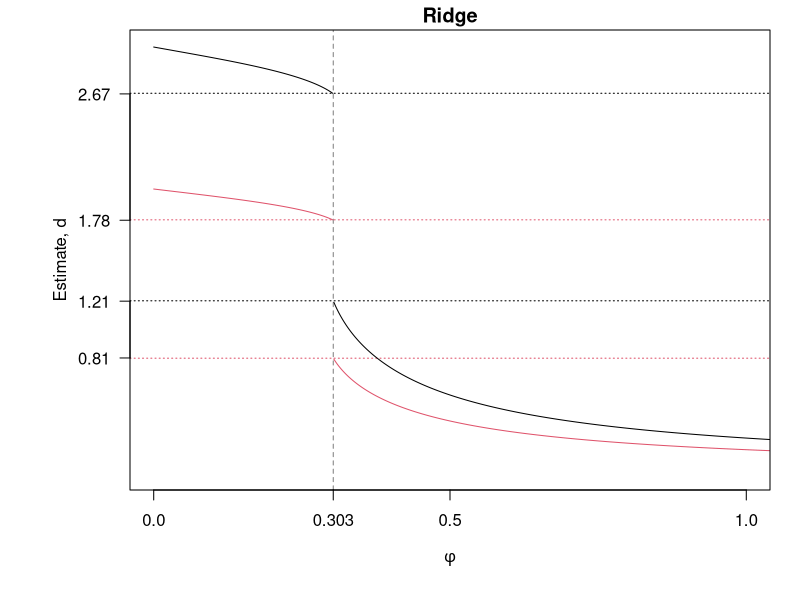
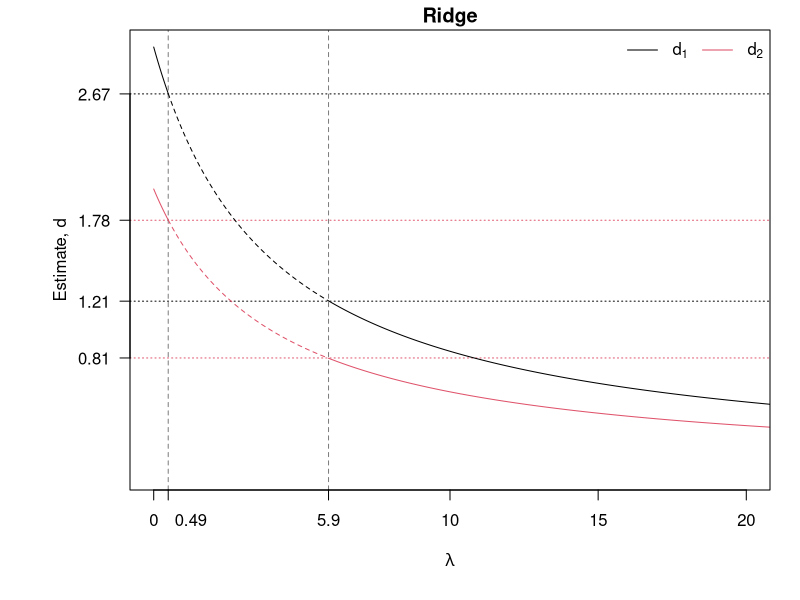

Reproduce these figures in R, in order. (Note: a time limit stopped this script after it produced the figures.)
library(lattice)

# Ridge ----
rho <- 0
s1 <- 0.5
s2 <- 0.5
m1 <- 3
m2 <- 2
V <- matrix(c(s1^2, s1*s2*rho, s1*s2*rho, s2^2),2,2)
Vinv <- solve(V)
m <- c(m1,m2)
f <- function(d, phi=1){log(1 + t(m-d) %*% Vinv %*% (m-d)) + phi*sum(d^2)}

get.ridge <- function(lambda){
  as.vector(solve( diag(rep(1,2)) + lambda*V ) %*% c(m1,m2) )}

quick.opt.ridge <- function(phix){
  gridlam <- seq(0,100, 0.1)
  fx <- function(lam){f(get.ridge(lam), phi=phix)}
  gridfx <- sapply(gridlam, fx)
  optim1 <- optimize(fx, sort( gridlam[order(gridfx)[1:2]] ) )
  c(get.ridge(optim1$minimum), lam=optim1$minimum)
}

get.lambda.ridge <- function(dvec){
  #	c(m1,m2) - dvec = lambda*V %*% dvec (come from ?)
  (c(m1,m2)-dvec)/((V %*% dvec)[,1])
}


phivals.ridge <- seq(0,2, l=1001)
alld.ridge <- sapply(phivals.ridge, function(phi){
  
  nlm1 <- nlm(function(d){f(d, phi=phi)}, c(m1,m2))
  nlm2 <- nlm(function(d){f(d, phi=phi)}, c(0,0))
  
  if(nlm1$min < nlm2$min){nlm.best <- nlm1} else { nlm.best <- nlm2 }
  qq <- quick.opt.ridge(phi)
  
  if(f(qq[1:2], phi) < nlm.best$min){
    nlm.best$estimate <- qq[1:2]
    nlm.best$minimum <- f(qq[1:2], phi)
  }
  
  c(nlm.best$estimate, nlm.best$min, phi=phi)
})


all.lam.lambda.ridge <- sapply( phivals.ridge, function(phi){get.lambda.ridge(quick.opt.ridge(phi)[1:2])})
all.lam.ridge <- colMeans(all.lam.lambda.ridge)

par(mar=c(4,5,0,0)+1.5)
# phi version plot ----
mycut <- 0.303
plot(phivals.ridge, alld.ridge[1,], ylim=c(0,3), xlim=c(0,1),
     xlab=expression(phi), ylab="Estimate, d", type="n", main = "Ridge",axes=FALSE)
abline(v=mycut, lty=2, col="grey50")
abline(h=quick.opt.ridge(0.302)[1:2], lty=3, col=1:2)
abline(h=quick.opt.ridge(0.303)[1:2], lty=3, col=1:2)
lines(phivals.ridge[phivals.ridge<mycut], alld.ridge[1,phivals.ridge<mycut], type="l", col=1)
lines(phivals.ridge[phivals.ridge>mycut], alld.ridge[1,phivals.ridge>mycut], type="l", col=1)
lines(phivals.ridge[phivals.ridge<mycut], alld.ridge[2,phivals.ridge<mycut], type="l", col=2)
lines(phivals.ridge[phivals.ridge>mycut], alld.ridge[2,phivals.ridge>mycut], type="l", col=2)
axis(side=1, at=mycut)
axis(side=1, at=c(0,0.5, 1))
axis(side=2, at=round(quick.opt.ridge(0.302)[1:2],2), las=1)
axis(side=2, at=round(quick.opt.ridge(0.303)[1:2],2), las=1)
box()

# lambda version plot ----
f <- function(d, phi=1){t(m-d) %*% Vinv %*% (m-d) + phi*sum(d^2)}
lamvals.ridge <- seq(0, 30, by=0.01)
lam.ridge <- sapply(lamvals.ridge, function(phi){
  
  nlm1 <- nlm(function(d){f(d, phi=phi)}, c(m1,m2))
  nlm2 <- nlm(function(d){f(d, phi=phi)}, c(0,0))
  
  if(nlm1$min < nlm2$min){nlm.best <- nlm1} else { nlm.best <- nlm2 }
  c(nlm.best$estimate, nlm.best$min, phi=phi)
})

plot(all.lam.ridge, alld.ridge[1,], ylim=c(0,3), xlab=expression(lambda),
     ylab="Estimate, d", type="n", xlim=c(0,20), axes=FALSE, main = "Ridge")
abline(h=c(2.67,1.78), lty=3, col=1:2)
abline(h=c(1.21,0.81), lty=3, col=1:2)
abline(v=0.49, lty=2, col="gray50")
abline(v=5.9, lty=2, col="gray50")
lines(lam.ridge[4,lam.ridge[4,]<0.49], lam.ridge[1,lam.ridge[4,]<0.49], type="l", col=1)
lines(lam.ridge[4,lam.ridge[4,]>5.9], lam.ridge[1,lam.ridge[4,]>5.9], type="l", col=1)
lines(lam.ridge[4,lam.ridge[4,]<0.49], lam.ridge[2,lam.ridge[4,]<0.49], type="l", col=2)
lines(lam.ridge[4,lam.ridge[4,]>5.9], lam.ridge[2,lam.ridge[4,]>5.9], type="l", col=2)

lines(lam.ridge[4,lam.ridge[4,]>=0.49 & lam.ridge[4,]<=5.9], lam.ridge[1,lam.ridge[4,]>=0.49 & lam.ridge[4,]<=5.9], lty=2, col=1)

lines(lam.ridge[4,lam.ridge[4,]>=0.49 & lam.ridge[4,]<=5.9], lam.ridge[2,lam.ridge[4,]>=0.49 & lam.ridge[4,]<=5.9], lty=2, col=2)

axis(side=1, at=0.49, labels=paste("        ",0.49))
axis(side=1, at=5.9)
axis(side=1, at=c(0,10,15,20))
axis(side=2, at=c(2.67,1.78,1.21,0.81), las=1)
box()
legend("topright", lty=1, col=1:2, c(expression(d[1]), expression(d[2])),
       bty="n", horiz=TRUE)





# Lasso ----
rho <- 0
s1 <- 0.5
s2 <- 0.5
m1 <- 3
m2 <- 2
V <- matrix(c(s1^2, s1*s2*rho, s1*s2*rho, s2^2),2,2)
Vinv <- solve(V)
m <- c(m1,m2)

f <- function(d, phi=1){
  ( log(1 + (t(d-m)%*% Vinv %*%(d-m)) ) + phi*sum(abs(d)) )
}

get.lasso <- function(lam){
  solve( 2*Vinv, -lam*c(1,1) + 2*Vinv%*%c(m1,m2))[,1]
}

quick.opt.lasso <- function(phix){
  gridlam <- seq(0,100, 0.1)
  fx <- function(lam){f(get.lasso(lam), phi=phix)}
  gridfx <- sapply(gridlam, fx)
  optim1 <- optimize(fx, sort( gridlam[order(gridfx)[1:2]] ) )
  c(get.lasso(optim1$minimum), lam=optim1$minimum)
}

get.lambda.lasso <- function(dvec){
  # lambda*sign(d)-2*Vinv%*%c(m1,m2)+2*Vinv%*%dvec=0 
  (2*Vinv%*%c(m1,m2)-2*Vinv%*%dvec)
}




phivals.lasso <- seq(0,2, l=1001)
alld.lasso <- sapply(phivals.lasso, function(phi){
  
  nlm1 <- nlm(function(d){f(d, phi=phi)}, c(m1,m2))
  nlm2 <- nlm(function(d){f(d, phi=phi)}, c(0,0))
  
  if(nlm1$min < nlm2$min){nlm.best <- nlm1} else { nlm.best <- nlm2 }
  qq <- quick.opt.lasso(phi)
  
  if(f(qq[1:2], phi) < nlm.best$min){
    nlm.best$estimate <- qq[1:2]
    nlm.best$minimum <- f(qq[1:2], phi)
  }
  
  c(nlm.best$estimate, nlm.best$min, phi=phi)
})

all.lam.lambda.lasso <- sapply( phivals.lasso, function(phi){get.lambda.lasso(quick.opt.lasso(phi)[1:2])})
all.lam.lasso <- colMeans(all.lam.lambda.lasso)



par(mar=c(4,5,0,0)+1.5)
# phi version plot ----
mycut <- 0.812
plot(phivals.lasso, alld.lasso[1,], ylim=c(0,3), xlim=c(0,1.6), 
     xlab=expression(phi), ylab="Estimate, d", type="n", axes=FALSE, main = "Lasso")
abline(h=0, lty=3, col=1:2)
abline(v=mycut, lty=2, col="grey50")

abline(h=quick.opt.lasso(0.811)[1:2], lty=3, col=1:2)
abline(h=quick.opt.lasso(0.812)[1:2], lty=3, col=1:2)

lines(phivals.lasso[phivals.lasso<mycut], alld.lasso[1,phivals.lasso<mycut], type="l", col=1)
lines(phivals.lasso[phivals.lasso>mycut], alld.lasso[1,phivals.lasso>mycut], type="l", col=1)

lines(phivals.lasso[phivals.lasso<mycut], alld.lasso[2,phivals.lasso<mycut], type="l", col=2)
# The same as d1 and lines are overlapped
lines(phivals.lasso[phivals.lasso>mycut], alld.lasso[2,phivals.lasso>mycut], type="l", col=2)

axis(side=1, at=mycut)
axis(side=1, at=c(0,0.5,1.5))
axis(side=2, at=0, las=1)
axis(side=2, at=round(quick.opt.lasso(0.811)[1:2],2), las=1)
# The same as 0.811 (same value)
axis(side=2, at=round(quick.opt.lasso(0.812)[1:2],2), las=1)
box()

# lambda version plot ----
plot(all.lam.lasso, alld.lasso[1,], ylim=c(0,3), xlim=c(0,30), xlab=expression(lambda), 
     ylab="Estimate, d", type="n", axes=FALSE, main = "Lasso")

abline(h=c(2.89,1.89), lty=3, col=1:2)
abline( v=24, lty=2,  col="gray50")
abline( v=0.89, lty=2, col="gray50")
abline(h=0, lty=3, col=1)

lines(c(0,0.89), c(3,2.89), type="l", col=1)
lines(c(0.89,24), c(2.89,0), type="l", col=1,lty=2)
lines(c(24,30), c(0,0), type="l", col=2)

lines(c(0,0.89), c(2,1.89), type="l", col=2)
lines(c(0.89,16), c(1.89,0), type="l", col=2,lty=2)
lines(c(16,24), c(0,0), type="l", col=2,lty=2)

axis(side=1, at=0.89, labels=paste("        ",0.89))
axis(side=1, at=c(0,16,24,30), las=1)
axis(side=2, at=c(1.89,2.89), las=1)
axis(side=2, at=0, las=1)
box()
legend("topright", lty=1, col=1:2, c(expression(d[1]), expression(d[2])),
       bty="n", horiz=TRUE)
